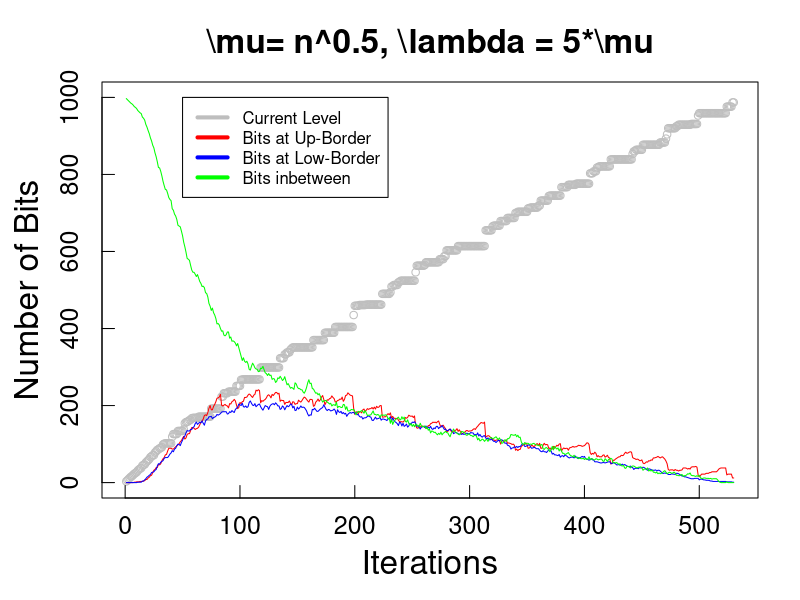

R code for this plot:
raw1 = read.table(file = "umda_binval_currlevel_power0.6_gamma0.2.txt", header = FALSE)

pdf(file = "umda_bval_currLevel_mu_0_6.pdf", width = 8.0, height = 8.0)
par(mfrow=c(1,1))
mar.default = c(5, 4, 4, 2) + 0.1
par(mar=mar.default+c(0,1,0,0))

# current level
plot(raw1$V2~ raw1$V1, tck=0.03, ylim=c(0, 1000), main = "\\mu= n^0.5, \\lambda = 5*\\mu",
     xlab = "Iterations", ylab="Number of Bits",cex.lab=2, cex.main=2, cex.axis=1.5, col="grey")
# number of bits at upper border
lines(raw1$V3, col="red") 
# number of bits at lower border
lines(raw1$V4, col="blue")
# number of bits inbetween
lines(raw1$V5, col="green")

legend(50, 1000, legend=c("Current Level", "Bits at Up-Border", "Bits at Low-Border", "Bits inbetween"),
       col=c("grey", "red", "blue", "green"), lty=1, lwd=4, cex=1.0)

# 
# # current level
# plot(raw1$V2~ raw1$V1, tck=0.03, ylim=c(0, 500),main = "Bits after the current level only",
#      xlab = "Iterations", ylab="Number of Bits",cex.lab=2, cex.main=2, cex.axis=1.5, col="grey")
# # number of bits at upper border
# lines(raw1$V6, col="red") 
# # number of bits at lower border
# lines(raw1$V7, col="blue")
# # number of bits inbetween
# lines(raw1$V8, col="green")
# 
# legend(12000, 300, legend=c("Current Level", "Bits at Up-Border", "Bits at Low-Border", "Bits inbetween"),
#        col=c("grey", "red", "blue", "green"), lty=1, lwd = 4, cex=1.5)

par(mfrow =c(1,1))
dev.off()